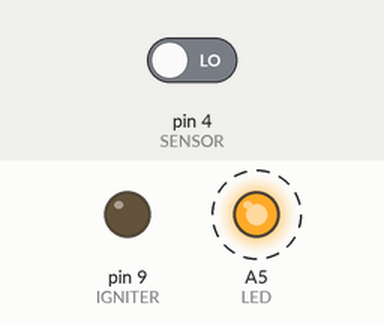
This sketch was run on a simulated Arduino Uno, built with avr-gcc and run on an emulated ATmega328P. Shown: output pins drawn as LEDs (lit = HIGH). Dashed ring = blinking. Inputs (shaded band) come from the test bench; at power-on: pin 4 (SENSOR) LOW. What the sketch prints to the serial monitor is not drawn.

Above: at 0.92 s.
1.3 s: pin 4 (SENSOR) driven HIGH
At 7.1 s:
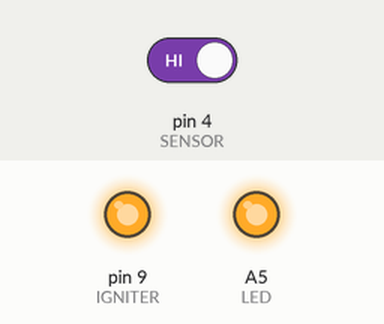
7.8 s: pin 4 (SENSOR) driven LOW
At 8.47 s:
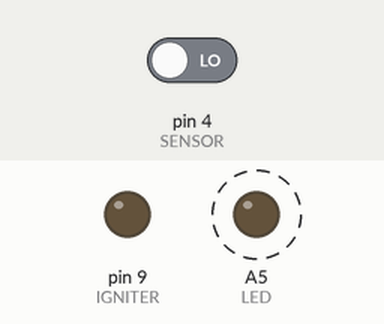
Timing chart, 0 to 17.3 s (numbered marks = the images above; inputs shaded):
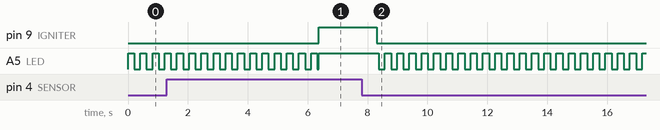

The sketch:

SpinIgniter.ino
```cpp
#define IGNITER 9
#define LED A5
#define SENSOR 4

#define SERIAL_SPEED  115200

#define IR_FREQ 1000
#define LOOP_PERIOD_US 20
#define ARM_DUTY 250
#define FIRE_DUTY 750
#define DUTY_EPS 50
#define SUSTAIN 500
#define RECEIVE_N 5

#define LAUNCH_COUNT 5000
#define LOOP_PERIOD 1

enum State {
  DISARM,
  ARM,
  FIRE,
};

unsigned long last_received;
State state;

int count;
int clk;

int countdown;

void setup() {
  // put your setup code here, to run once:
  pinMode(IGNITER, OUTPUT);
  pinMode(LED, OUTPUT);
  pinMode(SENSOR, INPUT);

  digitalWrite(IGNITER, LOW);

  Serial.begin(SERIAL_SPEED);
  Serial.println("Start");

  state = DISARM;
  last_received = 0;

  count = 0;
  clk = 0;

  countdown = LAUNCH_COUNT;
}

State receive() {

  /* while (digitalRead(SENSOR) == HIGH) */

  while(digitalRead(SENSOR) == LOW) delayMicroseconds(LOOP_PERIOD_US);
  unsigned on_count = 0;
  while (digitalRead(SENSOR) == HIGH) {
    delayMicroseconds(LOOP_PERIOD_US);
    on_count++;
    if (on_count * LOOP_PERIOD_US > SUSTAIN) break;
  }
  unsigned off_count = 0;
  while(digitalRead(SENSOR) == LOW) {
    delayMicroseconds(LOOP_PERIOD_US);
    off_count++;
    if (off_count * LOOP_PERIOD_US > SUSTAIN) break;
  }
  if (abs(on_count * LOOP_PERIOD_US - ARM_DUTY) <= DUTY_EPS &&
      abs(off_count * LOOP_PERIOD_US - (1000 - ARM_DUTY)) <= DUTY_EPS)
    return ARM;
  if (abs(on_count * LOOP_PERIOD_US - FIRE_DUTY) <= DUTY_EPS &&
      abs(off_count * LOOP_PERIOD_US - (1000 - FIRE_DUTY)) <= DUTY_EPS)
    return FIRE;
  return DISARM;
}

State receive_N(unsigned N) {
  State s = DISARM;
  for (unsigned n = 0; n < N; n++) {
    State sn = receive();
    if (s == DISARM) s = sn;
    else if (sn == ARM) s = ARM;
    else if (s != ARM && sn == FIRE) s = FIRE;
  }
  return s;
}

void loop() {
  // put your main code here, to run repeatedly:a

  /* State sn = receive_N(RECEIVE_N); */
  /* State sn = DISARM; */

  /* if (digitalRead(SENSOR) == HIGH) digitalWrite(LED, HIGH); */
  /* else digitalWrite(LED, LOW); */

  /* if (sn != DISARM) { */
  /*   state = sn; */
  /*   last_received = millis(); */
  /* } */
  /* else if (millis() - last_received > SUSTAIN) state = DISARM; */

  /* switch (sn) { */
  /* case DISARM: */
  /*   digitalWrite(LED, HIGH); */
  /*   digitalWrite(IGNITER, LOW); */
  /*   break; */
  /* case ARM: */
  /*   digitalWrite(LED, LOW); */
  /*   digitalWrite(IGNITER, LOW); */
  /*   break; */
  /* case FIRE: */
  /*   digitalWrite(LED, LOW); */
  /*   digitalWrite(IGNITER, HIGH); */
  /*   break; */
  /* } */


  if (clk > 0){
    clk --;
  }
  else {
    clk = 200;
    digitalWrite(LED, !digitalRead(LED));
  }


  if (digitalRead(SENSOR) == HIGH) {
    countdown -= LOOP_PERIOD;
    count = SUSTAIN;
  }
  else if (count > 0) {
    countdown -= LOOP_PERIOD;
    count -= LOOP_PERIOD;
  }

  if (countdown < 0) {
    digitalWrite(IGNITER, HIGH);
    digitalWrite(LED, HIGH);
  }
  if (count <= 0) {
    countdown = LAUNCH_COUNT;
    digitalWrite(IGNITER, LOW);
  }

  /* if (count > 0) { */
  /*   digitalWrite(IGNITER, HIGH); */
  /* } */
  /* else { */
  /*   digitalWrite(IGNITER, LOW); */
  /* } */


  delay(LOOP_PERIOD);
}
```

Measured:
- after the input at 1.3 s, pin 9 (IGNITER): LOW → HIGH after 5.1 s
- after the input at 7.8 s, pin 9 (IGNITER): HIGH → LOW after 0.51 s; A5 (LED): alternates HIGH for 0.20 s and LOW for 0.20 s, starting after 0.57 s
